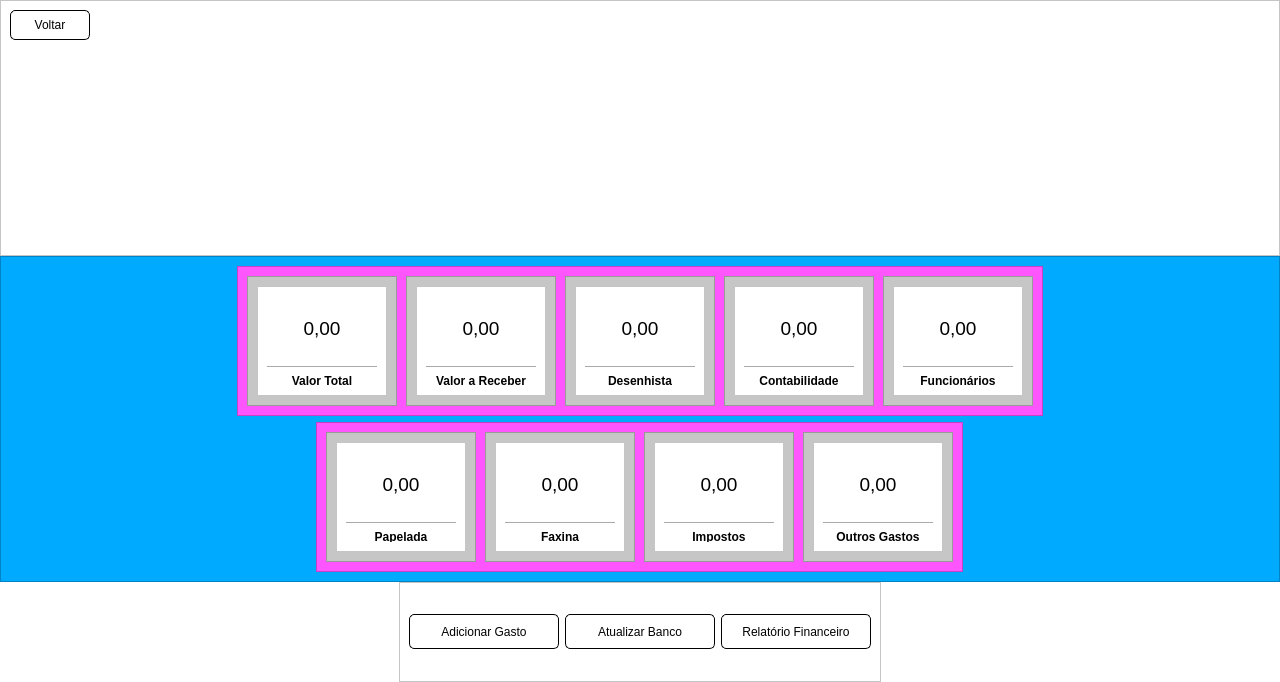
<?xml version="1.0" encoding="UTF-8"?>
<ui version="4.0">
 <class>MainWindow</class>
 <widget class="QMainWindow" name="MainWindow">
  <property name="enabled">
   <bool>true</bool>
  </property>
  <property name="geometry">
   <rect>
    <x>0</x>
    <y>0</y>
    <width>1280</width>
    <height>682</height>
   </rect>
  </property>
  <property name="windowTitle">
   <string>MainWindow</string>
  </property>
  <property name="layoutDirection">
   <enum>Qt::LeftToRight</enum>
  </property>
  <property name="styleSheet">
   <string notr="true">background-color: rgb(255, 255, 255);</string>
  </property>
  <property name="tabShape">
   <enum>QTabWidget::Rounded</enum>
  </property>
  <widget class="QWidget" name="centralwidget">
   <layout class="QVBoxLayout" name="verticalLayout">
    <property name="spacing">
     <number>0</number>
    </property>
    <property name="leftMargin">
     <number>0</number>
    </property>
    <property name="topMargin">
     <number>0</number>
    </property>
    <property name="rightMargin">
     <number>0</number>
    </property>
    <property name="bottomMargin">
     <number>0</number>
    </property>
    <item>
     <widget class="QFrame" name="superior">
      <property name="frameShape">
       <enum>QFrame::StyledPanel</enum>
      </property>
      <property name="frameShadow">
       <enum>QFrame::Raised</enum>
      </property>
      <layout class="QVBoxLayout" name="verticalLayout_2">
       <item>
        <widget class="QPushButton" name="btn_voltar">
         <property name="minimumSize">
          <size>
           <width>80</width>
           <height>30</height>
          </size>
         </property>
         <property name="maximumSize">
          <size>
           <width>80</width>
           <height>30</height>
          </size>
         </property>
         <property name="cursor">
          <cursorShape>PointingHandCursor</cursorShape>
         </property>
         <property name="styleSheet">
          <string notr="true">QPushButton {
	background-color: #ffffff;
	border: 1px solid black;
	border-radius: 5px;
}

QPushButton:hover {
	background-color: rgb(223, 223, 223);
	border: 1px solid black;
	border-radius: 5px;
}

QPushButton:pressed {
	background-color: rgb(200, 200, 200);
	border: 1px solid black;
	border-radius: 5px;
}</string>
         </property>
         <property name="text">
          <string>Voltar</string>
         </property>
        </widget>
       </item>
       <item alignment="Qt::AlignHCenter">
        <widget class="QLabel" name="label">
         <property name="minimumSize">
          <size>
           <width>500</width>
           <height>200</height>
          </size>
         </property>
         <property name="maximumSize">
          <size>
           <width>500</width>
           <height>200</height>
          </size>
         </property>
         <property name="text">
          <string/>
         </property>
         <property name="pixmap">
          <pixmap>assets/logo.jpeg</pixmap>
         </property>
         <property name="scaledContents">
          <bool>false</bool>
         </property>
         <property name="alignment">
          <set>Qt::AlignCenter</set>
         </property>
         <property name="wordWrap">
          <bool>false</bool>
         </property>
        </widget>
       </item>
      </layout>
     </widget>
    </item>
    <item>
     <widget class="QFrame" name="dados">
      <property name="styleSheet">
       <string notr="true">background-color: rgb(0, 170, 255);</string>
      </property>
      <property name="frameShape">
       <enum>QFrame::StyledPanel</enum>
      </property>
      <property name="frameShadow">
       <enum>QFrame::Raised</enum>
      </property>
      <layout class="QVBoxLayout" name="verticalLayout_4">
       <item alignment="Qt::AlignHCenter">
        <widget class="QFrame" name="frame">
         <property name="maximumSize">
          <size>
           <width>16777215</width>
           <height>150</height>
          </size>
         </property>
         <property name="styleSheet">
          <string notr="true">background-color: rgb(255, 85, 255);</string>
         </property>
         <property name="frameShape">
          <enum>QFrame::StyledPanel</enum>
         </property>
         <property name="frameShadow">
          <enum>QFrame::Raised</enum>
         </property>
         <layout class="QHBoxLayout" name="horizontalLayout">
          <property name="spacing">
           <number>9</number>
          </property>
          <property name="topMargin">
           <number>9</number>
          </property>
          <property name="bottomMargin">
           <number>9</number>
          </property>
          <item>
           <widget class="QFrame" name="frame_2">
            <property name="minimumSize">
             <size>
              <width>150</width>
              <height>0</height>
             </size>
            </property>
            <property name="styleSheet">
             <string notr="true">background-color: rgb(198, 198, 198);</string>
            </property>
            <property name="frameShape">
             <enum>QFrame::StyledPanel</enum>
            </property>
            <property name="frameShadow">
             <enum>QFrame::Raised</enum>
            </property>
            <layout class="QVBoxLayout" name="verticalLayout_6">
             <item>
              <widget class="QFrame" name="frame_5">
               <property name="minimumSize">
                <size>
                 <width>0</width>
                 <height>110</height>
                </size>
               </property>
               <property name="styleSheet">
                <string notr="true">background-color: rgb(255, 255, 255);</string>
               </property>
               <property name="frameShape">
                <enum>QFrame::StyledPanel</enum>
               </property>
               <property name="frameShadow">
                <enum>QFrame::Raised</enum>
               </property>
               <layout class="QVBoxLayout" name="verticalLayout_5">
                <item>
                 <widget class="QLabel" name="valor_total">
                  <property name="font">
                   <font>
                    <pointsize>14</pointsize>
                   </font>
                  </property>
                  <property name="text">
                   <string>0,00</string>
                  </property>
                  <property name="alignment">
                   <set>Qt::AlignCenter</set>
                  </property>
                 </widget>
                </item>
                <item>
                 <widget class="Line" name="line">
                  <property name="orientation">
                   <enum>Qt::Horizontal</enum>
                  </property>
                 </widget>
                </item>
                <item>
                 <widget class="QLabel" name="label_3">
                  <property name="maximumSize">
                   <size>
                    <width>16777215</width>
                    <height>11</height>
                   </size>
                  </property>
                  <property name="font">
                   <font>
                    <family>Arial</family>
                    <pointsize>9</pointsize>
                    <weight>75</weight>
                    <bold>true</bold>
                   </font>
                  </property>
                  <property name="text">
                   <string>Valor Total</string>
                  </property>
                  <property name="alignment">
                   <set>Qt::AlignCenter</set>
                  </property>
                 </widget>
                </item>
               </layout>
              </widget>
             </item>
            </layout>
           </widget>
          </item>
          <item>
           <widget class="QFrame" name="frame_3">
            <property name="minimumSize">
             <size>
              <width>150</width>
              <height>0</height>
             </size>
            </property>
            <property name="styleSheet">
             <string notr="true">background-color: rgb(198, 198, 198);</string>
            </property>
            <property name="frameShape">
             <enum>QFrame::StyledPanel</enum>
            </property>
            <property name="frameShadow">
             <enum>QFrame::Raised</enum>
            </property>
            <layout class="QVBoxLayout" name="verticalLayout_7">
             <item>
              <widget class="QFrame" name="frame_6">
               <property name="minimumSize">
                <size>
                 <width>0</width>
                 <height>110</height>
                </size>
               </property>
               <property name="styleSheet">
                <string notr="true">background-color: rgb(255, 255, 255);</string>
               </property>
               <property name="frameShape">
                <enum>QFrame::StyledPanel</enum>
               </property>
               <property name="frameShadow">
                <enum>QFrame::Raised</enum>
               </property>
               <layout class="QVBoxLayout" name="verticalLayout_8">
                <item>
                 <widget class="QLabel" name="valor_a_receber">
                  <property name="font">
                   <font>
                    <pointsize>14</pointsize>
                   </font>
                  </property>
                  <property name="text">
                   <string>0,00</string>
                  </property>
                  <property name="alignment">
                   <set>Qt::AlignCenter</set>
                  </property>
                 </widget>
                </item>
                <item>
                 <widget class="Line" name="line_2">
                  <property name="orientation">
                   <enum>Qt::Horizontal</enum>
                  </property>
                 </widget>
                </item>
                <item>
                 <widget class="QLabel" name="label_5">
                  <property name="maximumSize">
                   <size>
                    <width>16777215</width>
                    <height>11</height>
                   </size>
                  </property>
                  <property name="font">
                   <font>
                    <family>Arial</family>
                    <pointsize>9</pointsize>
                    <weight>75</weight>
                    <bold>true</bold>
                   </font>
                  </property>
                  <property name="text">
                   <string>Valor a Receber</string>
                  </property>
                  <property name="alignment">
                   <set>Qt::AlignCenter</set>
                  </property>
                 </widget>
                </item>
               </layout>
              </widget>
             </item>
            </layout>
           </widget>
          </item>
          <item>
           <widget class="QFrame" name="frame_4">
            <property name="minimumSize">
             <size>
              <width>150</width>
              <height>0</height>
             </size>
            </property>
            <property name="styleSheet">
             <string notr="true">background-color: rgb(198, 198, 198);</string>
            </property>
            <property name="frameShape">
             <enum>QFrame::StyledPanel</enum>
            </property>
            <property name="frameShadow">
             <enum>QFrame::Raised</enum>
            </property>
            <layout class="QVBoxLayout" name="verticalLayout_9">
             <item>
              <widget class="QFrame" name="frame_7">
               <property name="minimumSize">
                <size>
                 <width>0</width>
                 <height>110</height>
                </size>
               </property>
               <property name="styleSheet">
                <string notr="true">background-color: rgb(255, 255, 255);</string>
               </property>
               <property name="frameShape">
                <enum>QFrame::StyledPanel</enum>
               </property>
               <property name="frameShadow">
                <enum>QFrame::Raised</enum>
               </property>
               <layout class="QVBoxLayout" name="verticalLayout_10">
                <item>
                 <widget class="QLabel" name="valor_desenhista">
                  <property name="font">
                   <font>
                    <pointsize>14</pointsize>
                   </font>
                  </property>
                  <property name="text">
                   <string>0,00</string>
                  </property>
                  <property name="alignment">
                   <set>Qt::AlignCenter</set>
                  </property>
                 </widget>
                </item>
                <item>
                 <widget class="Line" name="line_3">
                  <property name="orientation">
                   <enum>Qt::Horizontal</enum>
                  </property>
                 </widget>
                </item>
                <item>
                 <widget class="QLabel" name="label_7">
                  <property name="maximumSize">
                   <size>
                    <width>16777215</width>
                    <height>11</height>
                   </size>
                  </property>
                  <property name="font">
                   <font>
                    <family>Arial</family>
                    <pointsize>9</pointsize>
                    <weight>75</weight>
                    <bold>true</bold>
                   </font>
                  </property>
                  <property name="text">
                   <string>Desenhista</string>
                  </property>
                  <property name="alignment">
                   <set>Qt::AlignCenter</set>
                  </property>
                 </widget>
                </item>
               </layout>
              </widget>
             </item>
            </layout>
           </widget>
          </item>
          <item>
           <widget class="QFrame" name="frame_8">
            <property name="minimumSize">
             <size>
              <width>150</width>
              <height>0</height>
             </size>
            </property>
            <property name="styleSheet">
             <string notr="true">background-color: rgb(198, 198, 198);</string>
            </property>
            <property name="frameShape">
             <enum>QFrame::StyledPanel</enum>
            </property>
            <property name="frameShadow">
             <enum>QFrame::Raised</enum>
            </property>
            <layout class="QVBoxLayout" name="verticalLayout_11">
             <item>
              <widget class="QFrame" name="frame_9">
               <property name="minimumSize">
                <size>
                 <width>0</width>
                 <height>110</height>
                </size>
               </property>
               <property name="styleSheet">
                <string notr="true">background-color: rgb(255, 255, 255);</string>
               </property>
               <property name="frameShape">
                <enum>QFrame::StyledPanel</enum>
               </property>
               <property name="frameShadow">
                <enum>QFrame::Raised</enum>
               </property>
               <layout class="QVBoxLayout" name="verticalLayout_12">
                <item>
                 <widget class="QLabel" name="valor_contabilidade">
                  <property name="font">
                   <font>
                    <pointsize>14</pointsize>
                   </font>
                  </property>
                  <property name="text">
                   <string>0,00</string>
                  </property>
                  <property name="alignment">
                   <set>Qt::AlignCenter</set>
                  </property>
                 </widget>
                </item>
                <item>
                 <widget class="Line" name="line_4">
                  <property name="orientation">
                   <enum>Qt::Horizontal</enum>
                  </property>
                 </widget>
                </item>
                <item>
                 <widget class="QLabel" name="label_9">
                  <property name="maximumSize">
                   <size>
                    <width>16777215</width>
                    <height>11</height>
                   </size>
                  </property>
                  <property name="font">
                   <font>
                    <family>Arial</family>
                    <pointsize>9</pointsize>
                    <weight>75</weight>
                    <bold>true</bold>
                   </font>
                  </property>
                  <property name="text">
                   <string>Contabilidade</string>
                  </property>
                  <property name="alignment">
                   <set>Qt::AlignCenter</set>
                  </property>
                 </widget>
                </item>
               </layout>
              </widget>
             </item>
            </layout>
           </widget>
          </item>
          <item>
           <widget class="QFrame" name="frame_10">
            <property name="minimumSize">
             <size>
              <width>150</width>
              <height>0</height>
             </size>
            </property>
            <property name="styleSheet">
             <string notr="true">background-color: rgb(198, 198, 198);</string>
            </property>
            <property name="frameShape">
             <enum>QFrame::StyledPanel</enum>
            </property>
            <property name="frameShadow">
             <enum>QFrame::Raised</enum>
            </property>
            <layout class="QVBoxLayout" name="verticalLayout_13">
             <item>
              <widget class="QFrame" name="frame_11">
               <property name="minimumSize">
                <size>
                 <width>105</width>
                 <height>110</height>
                </size>
               </property>
               <property name="styleSheet">
                <string notr="true">background-color: rgb(255, 255, 255);</string>
               </property>
               <property name="frameShape">
                <enum>QFrame::StyledPanel</enum>
               </property>
               <property name="frameShadow">
                <enum>QFrame::Raised</enum>
               </property>
               <layout class="QVBoxLayout" name="verticalLayout_14">
                <item>
                 <widget class="QLabel" name="valor_funcionarios">
                  <property name="font">
                   <font>
                    <pointsize>14</pointsize>
                   </font>
                  </property>
                  <property name="text">
                   <string>0,00</string>
                  </property>
                  <property name="alignment">
                   <set>Qt::AlignCenter</set>
                  </property>
                 </widget>
                </item>
                <item>
                 <widget class="Line" name="line_5">
                  <property name="orientation">
                   <enum>Qt::Horizontal</enum>
                  </property>
                 </widget>
                </item>
                <item>
                 <widget class="QLabel" name="label_11">
                  <property name="maximumSize">
                   <size>
                    <width>16777215</width>
                    <height>11</height>
                   </size>
                  </property>
                  <property name="font">
                   <font>
                    <family>Arial</family>
                    <pointsize>9</pointsize>
                    <weight>75</weight>
                    <bold>true</bold>
                   </font>
                  </property>
                  <property name="text">
                   <string>Funcionários</string>
                  </property>
                  <property name="alignment">
                   <set>Qt::AlignCenter</set>
                  </property>
                 </widget>
                </item>
               </layout>
              </widget>
             </item>
            </layout>
           </widget>
          </item>
         </layout>
        </widget>
       </item>
       <item alignment="Qt::AlignHCenter">
        <widget class="QFrame" name="frame_12">
         <property name="minimumSize">
          <size>
           <width>0</width>
           <height>0</height>
          </size>
         </property>
         <property name="maximumSize">
          <size>
           <width>900</width>
           <height>150</height>
          </size>
         </property>
         <property name="styleSheet">
          <string notr="true">background-color: rgb(255, 85, 255);</string>
         </property>
         <property name="frameShape">
          <enum>QFrame::StyledPanel</enum>
         </property>
         <property name="frameShadow">
          <enum>QFrame::Raised</enum>
         </property>
         <layout class="QHBoxLayout" name="horizontalLayout_2">
          <property name="spacing">
           <number>9</number>
          </property>
          <property name="leftMargin">
           <number>9</number>
          </property>
          <property name="topMargin">
           <number>9</number>
          </property>
          <property name="bottomMargin">
           <number>9</number>
          </property>
          <item>
           <widget class="QFrame" name="frame_15">
            <property name="minimumSize">
             <size>
              <width>150</width>
              <height>0</height>
             </size>
            </property>
            <property name="styleSheet">
             <string notr="true">background-color: rgb(198, 198, 198);</string>
            </property>
            <property name="frameShape">
             <enum>QFrame::StyledPanel</enum>
            </property>
            <property name="frameShadow">
             <enum>QFrame::Raised</enum>
            </property>
            <layout class="QVBoxLayout" name="verticalLayout_17">
             <item>
              <widget class="QFrame" name="frame_16">
               <property name="minimumSize">
                <size>
                 <width>0</width>
                 <height>110</height>
                </size>
               </property>
               <property name="styleSheet">
                <string notr="true">background-color: rgb(255, 255, 255);</string>
               </property>
               <property name="frameShape">
                <enum>QFrame::StyledPanel</enum>
               </property>
               <property name="frameShadow">
                <enum>QFrame::Raised</enum>
               </property>
               <layout class="QVBoxLayout" name="verticalLayout_18">
                <item>
                 <widget class="QLabel" name="valor_papelada">
                  <property name="font">
                   <font>
                    <pointsize>14</pointsize>
                   </font>
                  </property>
                  <property name="text">
                   <string>0,00</string>
                  </property>
                  <property name="alignment">
                   <set>Qt::AlignCenter</set>
                  </property>
                 </widget>
                </item>
                <item>
                 <widget class="Line" name="line_7">
                  <property name="orientation">
                   <enum>Qt::Horizontal</enum>
                  </property>
                 </widget>
                </item>
                <item>
                 <widget class="QLabel" name="label_15">
                  <property name="maximumSize">
                   <size>
                    <width>16777215</width>
                    <height>11</height>
                   </size>
                  </property>
                  <property name="font">
                   <font>
                    <family>Arial</family>
                    <pointsize>9</pointsize>
                    <weight>75</weight>
                    <bold>true</bold>
                   </font>
                  </property>
                  <property name="text">
                   <string>Papelada</string>
                  </property>
                  <property name="alignment">
                   <set>Qt::AlignCenter</set>
                  </property>
                 </widget>
                </item>
               </layout>
              </widget>
             </item>
            </layout>
           </widget>
          </item>
          <item>
           <widget class="QFrame" name="frame_17">
            <property name="minimumSize">
             <size>
              <width>150</width>
              <height>0</height>
             </size>
            </property>
            <property name="styleSheet">
             <string notr="true">background-color: rgb(198, 198, 198);</string>
            </property>
            <property name="frameShape">
             <enum>QFrame::StyledPanel</enum>
            </property>
            <property name="frameShadow">
             <enum>QFrame::Raised</enum>
            </property>
            <layout class="QVBoxLayout" name="verticalLayout_19">
             <item>
              <widget class="QFrame" name="frame_18">
               <property name="minimumSize">
                <size>
                 <width>0</width>
                 <height>110</height>
                </size>
               </property>
               <property name="styleSheet">
                <string notr="true">background-color: rgb(255, 255, 255);</string>
               </property>
               <property name="frameShape">
                <enum>QFrame::StyledPanel</enum>
               </property>
               <property name="frameShadow">
                <enum>QFrame::Raised</enum>
               </property>
               <layout class="QVBoxLayout" name="verticalLayout_20">
                <item>
                 <widget class="QLabel" name="valor_faxina">
                  <property name="font">
                   <font>
                    <pointsize>14</pointsize>
                   </font>
                  </property>
                  <property name="text">
                   <string>0,00</string>
                  </property>
                  <property name="alignment">
                   <set>Qt::AlignCenter</set>
                  </property>
                 </widget>
                </item>
                <item>
                 <widget class="Line" name="line_8">
                  <property name="orientation">
                   <enum>Qt::Horizontal</enum>
                  </property>
                 </widget>
                </item>
                <item>
                 <widget class="QLabel" name="label_17">
                  <property name="maximumSize">
                   <size>
                    <width>16777215</width>
                    <height>11</height>
                   </size>
                  </property>
                  <property name="font">
                   <font>
                    <family>Arial</family>
                    <pointsize>9</pointsize>
                    <weight>75</weight>
                    <bold>true</bold>
                   </font>
                  </property>
                  <property name="text">
                   <string>Faxina</string>
                  </property>
                  <property name="alignment">
                   <set>Qt::AlignCenter</set>
                  </property>
                 </widget>
                </item>
               </layout>
              </widget>
             </item>
            </layout>
           </widget>
          </item>
          <item>
           <widget class="QFrame" name="frame_19">
            <property name="minimumSize">
             <size>
              <width>150</width>
              <height>0</height>
             </size>
            </property>
            <property name="styleSheet">
             <string notr="true">background-color: rgb(198, 198, 198);</string>
            </property>
            <property name="frameShape">
             <enum>QFrame::StyledPanel</enum>
            </property>
            <property name="frameShadow">
             <enum>QFrame::Raised</enum>
            </property>
            <layout class="QVBoxLayout" name="verticalLayout_21">
             <item>
              <widget class="QFrame" name="frame_20">
               <property name="minimumSize">
                <size>
                 <width>0</width>
                 <height>110</height>
                </size>
               </property>
               <property name="styleSheet">
                <string notr="true">background-color: rgb(255, 255, 255);</string>
               </property>
               <property name="frameShape">
                <enum>QFrame::StyledPanel</enum>
               </property>
               <property name="frameShadow">
                <enum>QFrame::Raised</enum>
               </property>
               <layout class="QVBoxLayout" name="verticalLayout_22">
                <item>
                 <widget class="QLabel" name="valor_impostos">
                  <property name="font">
                   <font>
                    <pointsize>14</pointsize>
                   </font>
                  </property>
                  <property name="text">
                   <string>0,00</string>
                  </property>
                  <property name="alignment">
                   <set>Qt::AlignCenter</set>
                  </property>
                 </widget>
                </item>
                <item>
                 <widget class="Line" name="line_9">
                  <property name="orientation">
                   <enum>Qt::Horizontal</enum>
                  </property>
                 </widget>
                </item>
                <item>
                 <widget class="QLabel" name="label_19">
                  <property name="maximumSize">
                   <size>
                    <width>16777215</width>
                    <height>11</height>
                   </size>
                  </property>
                  <property name="font">
                   <font>
                    <family>Arial</family>
                    <pointsize>9</pointsize>
                    <weight>75</weight>
                    <bold>true</bold>
                   </font>
                  </property>
                  <property name="text">
                   <string>Impostos</string>
                  </property>
                  <property name="alignment">
                   <set>Qt::AlignCenter</set>
                  </property>
                 </widget>
                </item>
               </layout>
              </widget>
             </item>
            </layout>
           </widget>
          </item>
          <item>
           <widget class="QFrame" name="frame_21">
            <property name="minimumSize">
             <size>
              <width>150</width>
              <height>0</height>
             </size>
            </property>
            <property name="styleSheet">
             <string notr="true">background-color: rgb(198, 198, 198);</string>
            </property>
            <property name="frameShape">
             <enum>QFrame::StyledPanel</enum>
            </property>
            <property name="frameShadow">
             <enum>QFrame::Raised</enum>
            </property>
            <layout class="QVBoxLayout" name="verticalLayout_23">
             <item>
              <widget class="QFrame" name="frame_22">
               <property name="minimumSize">
                <size>
                 <width>0</width>
                 <height>110</height>
                </size>
               </property>
               <property name="styleSheet">
                <string notr="true">background-color: rgb(255, 255, 255);</string>
               </property>
               <property name="frameShape">
                <enum>QFrame::StyledPanel</enum>
               </property>
               <property name="frameShadow">
                <enum>QFrame::Raised</enum>
               </property>
               <layout class="QVBoxLayout" name="verticalLayout_24">
                <item>
                 <widget class="QLabel" name="valor_outros">
                  <property name="font">
                   <font>
                    <pointsize>14</pointsize>
                   </font>
                  </property>
                  <property name="text">
                   <string>0,00</string>
                  </property>
                  <property name="alignment">
                   <set>Qt::AlignCenter</set>
                  </property>
                 </widget>
                </item>
                <item>
                 <widget class="Line" name="line_10">
                  <property name="orientation">
                   <enum>Qt::Horizontal</enum>
                  </property>
                 </widget>
                </item>
                <item>
                 <widget class="QLabel" name="label_21">
                  <property name="maximumSize">
                   <size>
                    <width>16777215</width>
                    <height>11</height>
                   </size>
                  </property>
                  <property name="font">
                   <font>
                    <family>Arial</family>
                    <pointsize>9</pointsize>
                    <weight>75</weight>
                    <bold>true</bold>
                   </font>
                  </property>
                  <property name="text">
                   <string>Outros Gastos</string>
                  </property>
                  <property name="alignment">
                   <set>Qt::AlignCenter</set>
                  </property>
                 </widget>
                </item>
               </layout>
              </widget>
             </item>
            </layout>
           </widget>
          </item>
         </layout>
        </widget>
       </item>
      </layout>
     </widget>
    </item>
    <item alignment="Qt::AlignHCenter">
     <widget class="QFrame" name="inferior">
      <property name="maximumSize">
       <size>
        <width>600</width>
        <height>16777215</height>
       </size>
      </property>
      <property name="frameShape">
       <enum>QFrame::StyledPanel</enum>
      </property>
      <property name="frameShadow">
       <enum>QFrame::Raised</enum>
      </property>
      <layout class="QHBoxLayout" name="horizontalLayout_3">
       <item>
        <widget class="QPushButton" name="btn_adicionar_gasto">
         <property name="minimumSize">
          <size>
           <width>150</width>
           <height>35</height>
          </size>
         </property>
         <property name="maximumSize">
          <size>
           <width>150</width>
           <height>35</height>
          </size>
         </property>
         <property name="styleSheet">
          <string notr="true">QPushButton {
	background-color: #ffffff;
	border: 1px solid black;
	border-radius: 5px;
}

QPushButton:hover {
	background-color: rgb(223, 223, 223);
	border: 1px solid black;
	border-radius: 5px;
}

QPushButton:pressed {
	background-color: rgb(200, 200, 200);
	border: 1px solid black;
	border-radius: 5px;
}</string>
         </property>
         <property name="text">
          <string>Adicionar Gasto</string>
         </property>
        </widget>
       </item>
       <item alignment="Qt::AlignLeft|Qt::AlignVCenter">
        <widget class="QPushButton" name="btn_reload">
         <property name="minimumSize">
          <size>
           <width>150</width>
           <height>35</height>
          </size>
         </property>
         <property name="maximumSize">
          <size>
           <width>150</width>
           <height>35</height>
          </size>
         </property>
         <property name="styleSheet">
          <string notr="true">QPushButton {
	background-color: #ffffff;
	border: 1px solid black;
	border-radius: 5px;
}

QPushButton:hover {
	background-color: rgb(223, 223, 223);
	border: 1px solid black;
	border-radius: 5px;
}

QPushButton:pressed {
	background-color: rgb(200, 200, 200);
	border: 1px solid black;
	border-radius: 5px;
}</string>
         </property>
         <property name="text">
          <string>Atualizar Banco</string>
         </property>
        </widget>
       </item>
       <item>
        <widget class="QPushButton" name="btn_relatorio">
         <property name="minimumSize">
          <size>
           <width>150</width>
           <height>35</height>
          </size>
         </property>
         <property name="maximumSize">
          <size>
           <width>150</width>
           <height>35</height>
          </size>
         </property>
         <property name="styleSheet">
          <string notr="true">QPushButton {
	background-color: #ffffff;
	border: 1px solid black;
	border-radius: 5px;
}

QPushButton:hover {
	background-color: rgb(223, 223, 223);
	border: 1px solid black;
	border-radius: 5px;
}

QPushButton:pressed {
	background-color: rgb(200, 200, 200);
	border: 1px solid black;
	border-radius: 5px;
}</string>
         </property>
         <property name="text">
          <string>Relatório Financeiro</string>
         </property>
        </widget>
       </item>
      </layout>
     </widget>
    </item>
   </layout>
  </widget>
 </widget>
 <resources>
  <include location="src.qrc"/>
 </resources>
 <connections/>
</ui>
